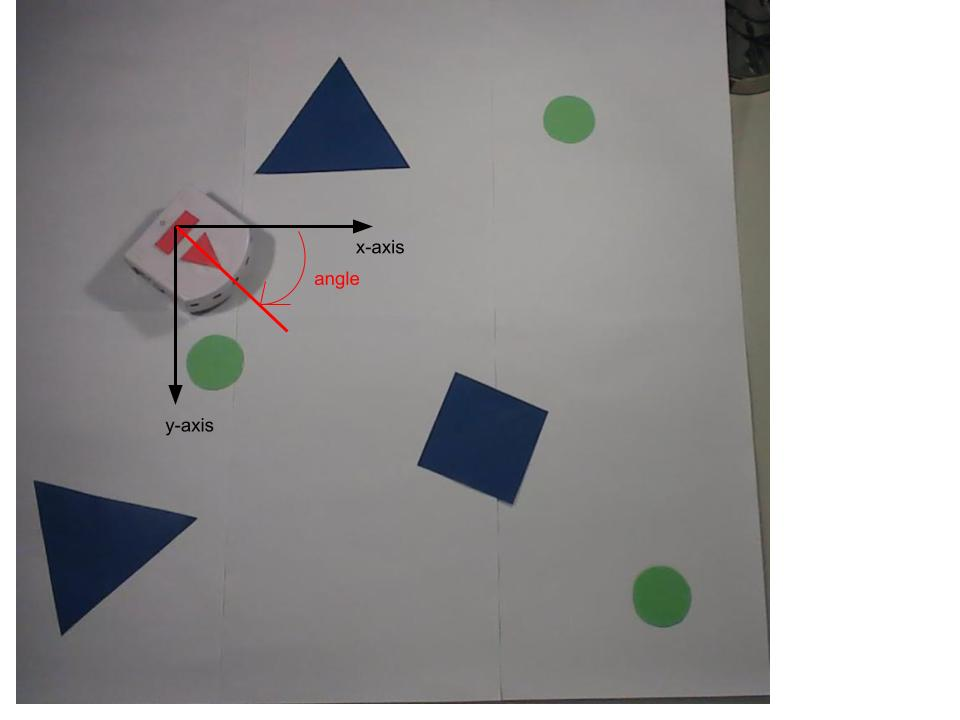
#> input picture Images report/Angle robot.jpg, 960 x 720 px
$ python -i ComputerVisionFinale2.py   (imports and definitions only)
#> lines starting #> are read from the running program, lines starting #| are printed output that depends on the picture; after the words box and inside, x2 and y2 are one past the last pixel; in counts of white or black regions, pixels touching at a corner belong together
#!/usr/bin/env python
# coding: utf-8

# In[ ]:


import cv2
import time
import math

import numpy as np

# --------------------------------------Secondary Functions-----------------------------------------------

def centroid(vertexes):
    x_list = [vertex [0][0] for vertex in vertexes]
    y_list = [vertex [0][1] for vertex in vertexes]
    length = len(vertexes)
    x = np.int0(sum(x_list) / length)
    y = np.int0(sum(y_list) / length)

    return(x, y)

# Expansion

def expand(centroid, vertexes, px_factor):

    half_thymio = 55*(1/px_factor) # Thymio's half width - converted from mm to pixels
    new_corners = []

    for vertex in vertexes:
        dist = [(vertex[0][0] - centroid[0]), (vertex[0][1] - centroid[1])]
        angle = np.arctan2(dist[1], dist[0])
        new_coord = [vertex[0][0] + np.cos(angle)*half_thymio, vertex[0][1] + np.sin(angle)*half_thymio]
        new_corners.append(new_coord)

    new_corners = np.int0(new_corners)
    return new_corners

def color_detect(pic, low, high):

    image=cv2.cvtColor(pic, cv2.COLOR_BGR2HSV)
    mask=cv2.inRange(pic, low, high)
    image=cv2.blur(pic, (5, 5))
    mask=cv2.erode(mask, None, iterations=4)
    mask=cv2.dilate(mask, None, iterations=4)

    color_img =cv2.bitwise_and(pic, pic, mask=mask)

    return color_img, mask

def goals(pic):

    low_yellow = np.array([200,60,60])
    high_yellow = np.array([254,255,150])

    goals_loc = []

    # Extract goals from original image through color detection
    img_goals, mask_goals = color_detect(pic, low_yellow, high_yellow)

    # Extract centers of goals
    contours=cv2.findContours(mask_goals, cv2.RETR_EXTERNAL, cv2.CHAIN_APPROX_SIMPLE)[-2]

    for cont in contours:

        ((x, y), rayon)=cv2.minEnclosingCircle(cont)
        goals_loc.append((x,y))

    goals_loc = np.int0(goals_loc)

    #draw centers of goals
    for cent in goals_loc:
        cv2.circle(img_goals, cent, 5, (255, 0, 0) , -1)

    return goals_loc, img_goals

def obstacles(img):

    low_blue = np.array([45,50,70])
    high_blue = np.array([80,255,255])
    corners=[]
    new_corners=[]
    centroids=[]

    img_obst, mask_obst = color_detect(img, low_blue, high_blue)
    contours, hierarchy = cv2.findContours(mask_obst, cv2.RETR_EXTERNAL, cv2.CHAIN_APPROX_SIMPLE)
    #cv2.drawContours(image=img2, contours=contours, contourIdx=-1, color=(0, 255, 0), thickness=2, lineType=cv2.LINE_AA)

    for cont in contours:
        epsilon = 0.08 * cv2.arcLength(cont, True)
        approx = cv2.approxPolyDP(cont, epsilon, True)
        if(len(approx)>2):
            cv2.drawContours(img, [approx], -1, (255, 0, 0), 2)
            corners.append(approx)
            if(len(approx) == 3):
                Pix_to_mm = pix_to_mm(approx)

    # From extracted corners, define middle point of each object and create vertex (by 'expanding' corners)

    for i in range(0, len(corners)):
        centroids.append(centroid(corners[i]))
        #cv2.circle(poly_copy, centroids[i], 5, (255, 0, 0) , -1)# Just to check if the centroids are good
        new_corners.append(expand(centroids[i], corners[i], Pix_to_mm))   # Determine expanded corners (to take into account thymio width)

        for corn in new_corners[i]:
            cv2.circle(img_obst, corn, 3, (255, 0, 0) , -1)

    return new_corners, Pix_to_mm, img_obst

def pix_to_mm(triangle):

    len_in_px = 0
    len_in_mm = 30 # To define...

    for corn1 in triangle:
        for corn2 in triangle:
            if(np.any(corn1 != corn2)):
                dist = math.dist(corn1[0], corn2[0])
                if(dist > len_in_px):
                    len_in_px = dist

    px_to_mm = len_in_mm/len_in_px

    return px_to_mm

def start(img):

    low_red = np.array([115,20,20])
    high_red = np.array([180,100,150])

    corners = [(0,0), (0,0)]
    centers = []
    start = []

    img_angle, mask_angle = color_detect(img, low_red, high_red)
    contours, hierarchy = cv2.findContours(mask_angle, cv2.RETR_EXTERNAL, cv2.CHAIN_APPROX_SIMPLE)

    for cont in contours:

        epsilon = 0.1 * cv2.arcLength(cont, True)
        approx = cv2.approxPolyDP(cont, epsilon, True)

        if(len(approx)==4):
            start = centroid(approx)

    return start


# --------------------------------------Main Functions-----------------------------------------------

def Init(image):

    start_pos = start(image)
    vertexes, px_to_mm, img_obst = obstacles(image)
    goals_pos, img_goals = goals(image)

    return start_pos, vertexes, goals_pos, px_to_mm

# [49 lines left out: function vision, not called in this run]

>>> import cv2
>>> picture = cv2.imread('Images report/Angle robot.jpg')
#> picture is the input picture: shape (720, 960, 3); mean B, G, R 155.9, 155.3, 156.1
>>> result = Init(picture)
#> in color_detect, `image=cv2.cvtColor(pic, cv2.COLOR_BGR2HSV)`: image: shape (720, 960, 3); mean H, S, V 69, 14.7, 158.6
#> in color_detect, `mask=cv2.inRange(pic, low, high)`:
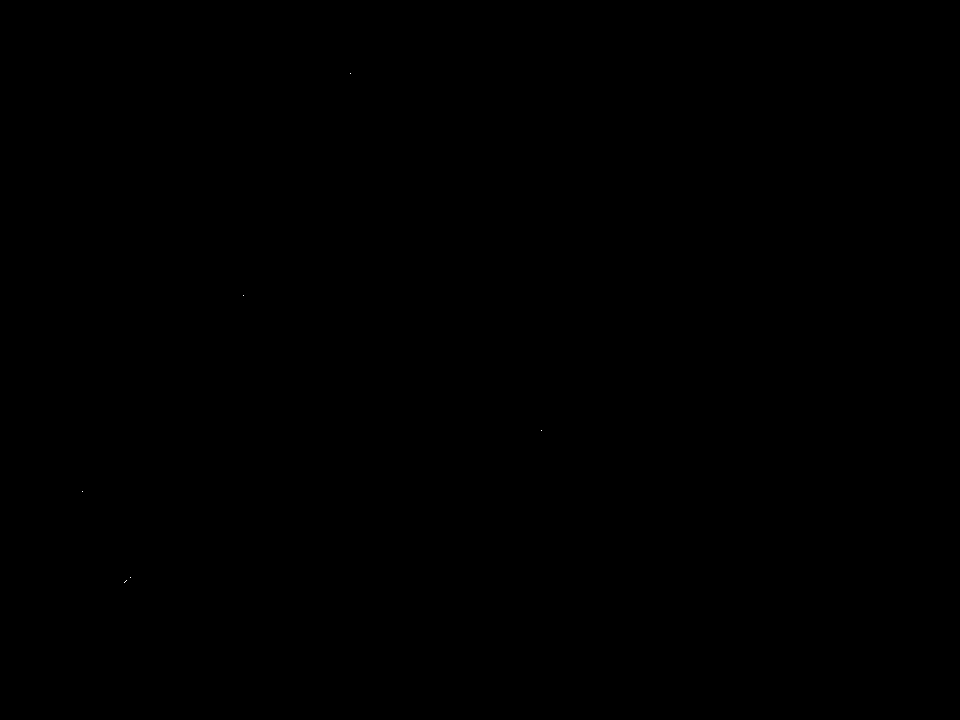
#> mask: shape (720, 960); 0% white in thin lines or dots, all inside (x1, y1, x2, y2) = (82, 73, 542, 583)
#> in color_detect, `mask=cv2.erode(mask, None, iterations=4)`: mask: shape (720, 960); every value is 0
#> in color_detect, `color_img =cv2.bitwise_and(pic, pic, mask=mask)`: color_img: shape (720, 960, 3); every value is 0
#> in start, `contours, hierarchy = cv2.findContours(mask_angle, cv2.RETR_EXTERNAL, ..`: contours = []
#> in color_detect (call 2), `mask=cv2.inRange(pic, low, high)`:
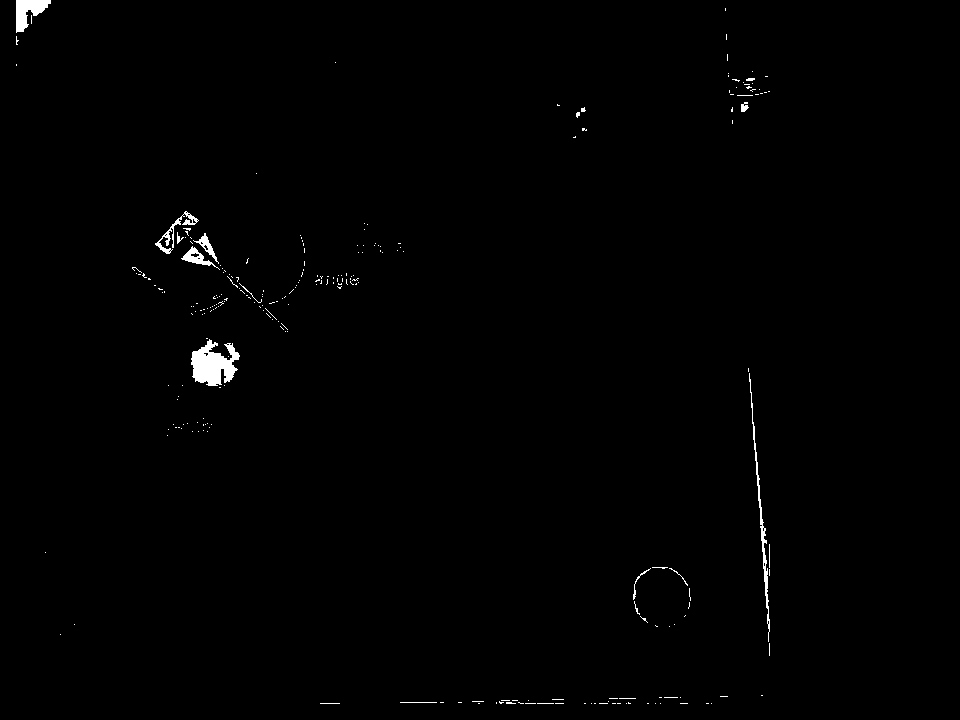
#> mask: shape (720, 960); 0.66% white; 255 white regions (239 under 20 px), largest, box (x1, y1, x2, y2) and area: (191, 339, 240, 386) 1389, (16, 0, 51, 33) 612, (749, 373, 770, 642) 582
#> in color_detect (call 2), `mask=cv2.erode(mask, None, iterations=4)`: mask: shape (720, 960); 0.09% white; 3 white regions (1 under 20 px), largest, box (x1, y1, x2, y2) and area: (196, 355, 228, 380) 410, (20, 0, 44, 25) 195
#> in color_detect (call 2), `mask=cv2.dilate(mask, None, iterations=4)`:
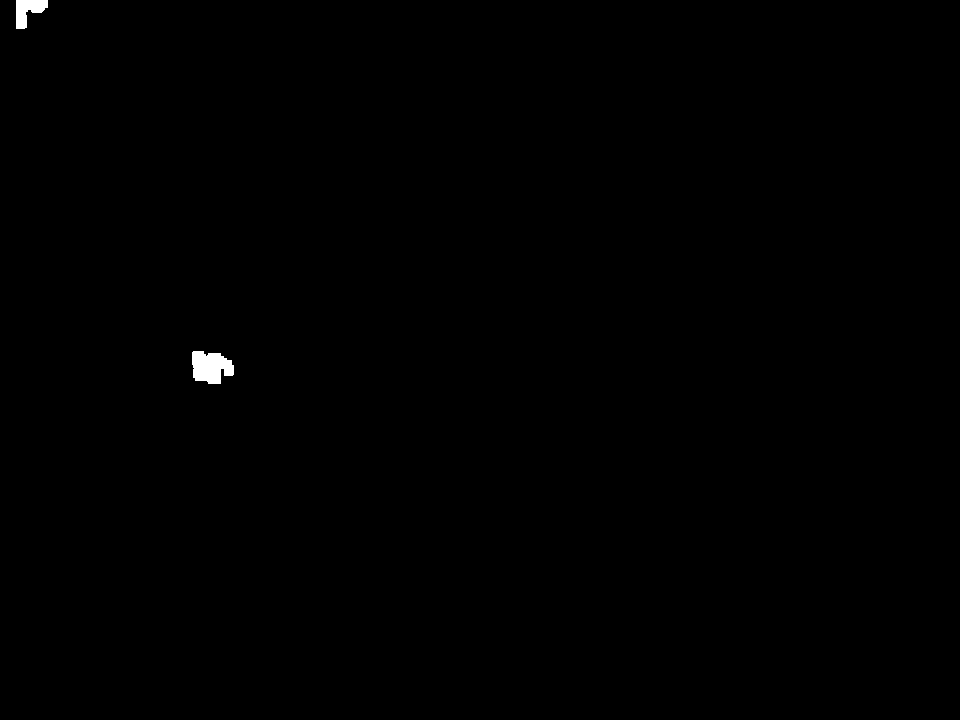
#> mask: shape (720, 960); 0.23% white; 2 white regions
#> in obstacles, `contours, hierarchy = cv2.findContours(mask_obst, cv2.RETR_EXTERNAL, c..`: contours = 2 contours; box (x1, y1, x2, y2) and area: (192, 351, 234, 384) 963, (16, 0, 48, 29) 496
#> the loop in obstacles, `for cont in contours:` made 2 passes
#> (epsilon, approx, len_in_mm in pix_to_mm, px_to_mm in pix_to_mm, Pix_to_mm) on passes 1 to 2: (12.6, [[192, 352], [195, 380], [233, 374]], 30, 0.645, 0.645), (9.61, [[16, 28], [47, 0], [16, 0]], 30, 0.718, 0.718)
#> after the loop in obstacles, `for cont in contours:`:
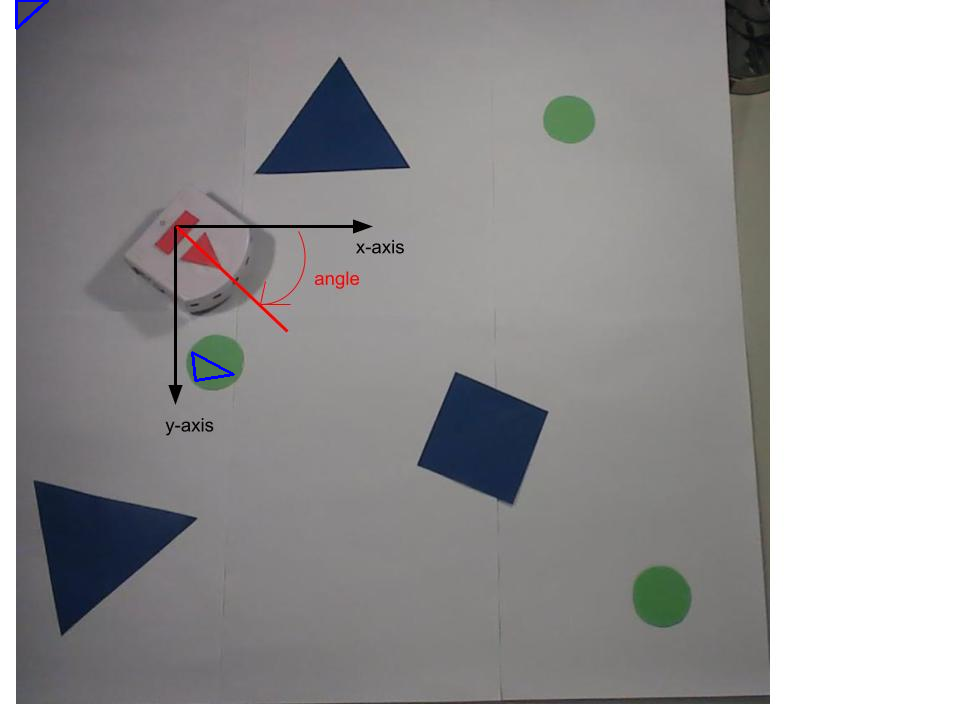
#> img: shape (720, 960, 3); 0.08% of pixels changed, all inside (x1, y1, x2, y2) = (15, 0, 235, 382)
#> after the loop in obstacles, `for cont in contours:`: corners = 2 contours; box (x1, y1, x2, y2) and area: (192, 352, 234, 381) 541, (16, 0, 48, 29) 434
#> the loop in obstacles, `for i in range(0, len(corners)):` made 2 passes
#> (half_thymio in expand, new_corners in expand) on passes 1 to 2: (76.58, [[141, 294], [143, 436], [307, 390]]), (76.58, [[-19, 95], [117, -30], [-40, -51]])
#> after the loop in obstacles, `for i in range(0, len(corners)):`:
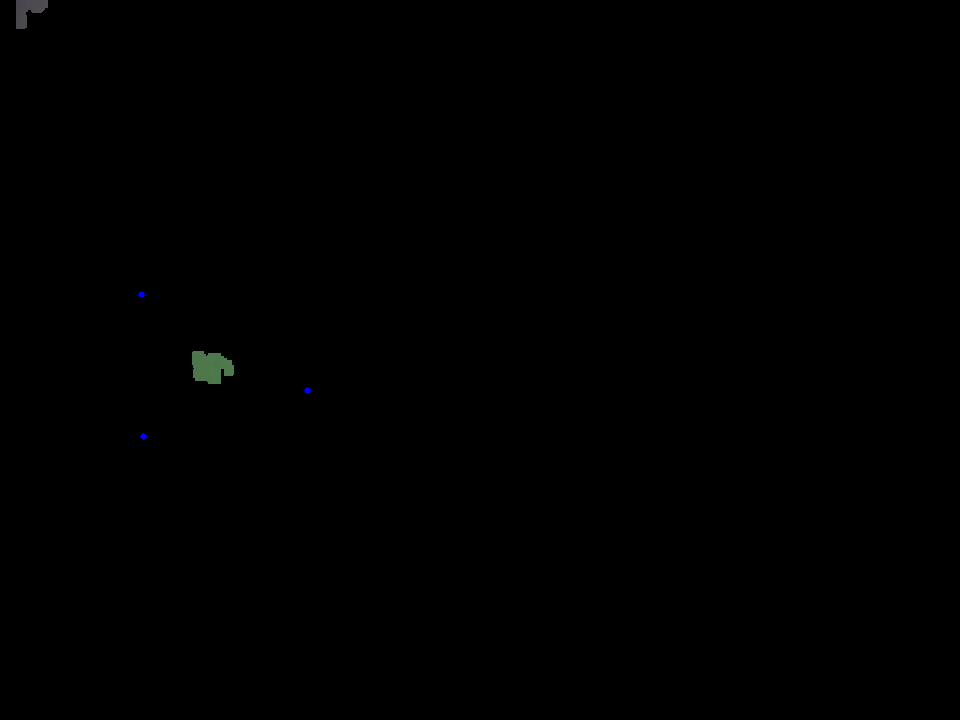
#> img_obst: shape (720, 960, 3); mean B, G, R 0.2, 0.2, 0.2
#> after the loop in obstacles, `for i in range(0, len(corners)):`: centroids = [(206, 368), (26, 9)]; new_corners = [[[141, 294], [143, 436], [307, 390]], [[-19, 95], [117, -30], [-40, -51]]]
#> in Init, `vertexes, px_to_mm, img_obst = obstacles(image)`: vertexes has the same summary as new_corners in obstacles; px_to_mm = 0.718
#> in color_detect (call 3), `image=cv2.cvtColor(pic, cv2.COLOR_BGR2HSV)`: image: shape (720, 960, 3); mean H, S, V 69.1, 14.9, 158.7
#> in goals, `contours=cv2.findContours(mask_goals, cv2.RETR_EXTERNAL, cv2.CHAIN_APP..`: contours = []
#> in goals, `goals_loc = np.int0(goals_loc)`: goals_loc = empty array
#> result = ([], [[[141, 294], [143, 436], [307, 390]], [[-19, 95], [117, -30], [-40, -51]]], empty array, 0.718)

$ run again, on Images report/image_vision.jpg
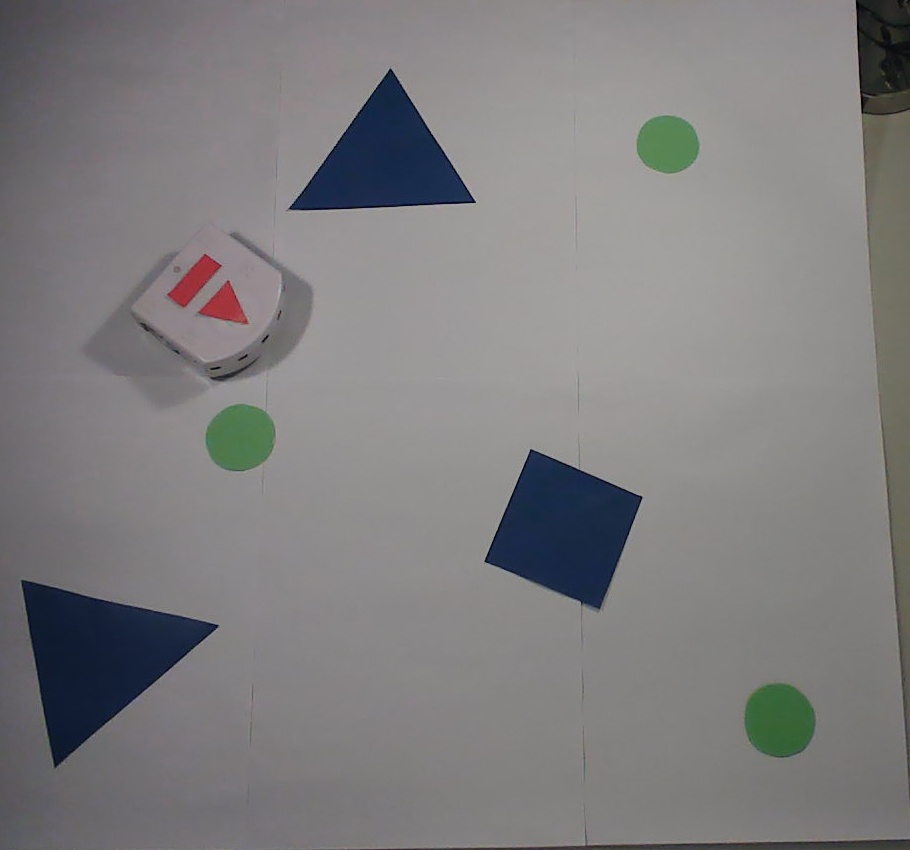
#> input picture Images report/image_vision.jpg, 910 x 850 px
#> picture is the input picture: shape (850, 910, 3); mean B, G, R 126.6, 125.7, 126.7
#> color_img: shape (850, 910, 3); every value is 0
#> in start, `contours, hierarchy = cv2.findContours(mask_angle, cv2.RETR_EXTERNAL, ..`: contours = []
#> in obstacles, `contours, hierarchy = cv2.findContours(mask_obst, cv2.RETR_EXTERNAL, c..`: contours = 4 contours; box (x1, y1, x2, y2) and area: (211, 416, 263, 464) 1512, (0, 0, 32, 23) 550, (215, 293, 240, 319) 482, (0, 24, 11, 40) 142
#> the loop in obstacles, `for cont in contours:` made 4 passes
#> (epsilon, approx, len_in_mm in pix_to_mm, px_to_mm in pix_to_mm, Pix_to_mm) on pass 1: (20.63, [[213, 425], [221, 461], [262, 451]], 30, 0.541, 0.541)
#> after the loop in obstacles, `for cont in contours:`:
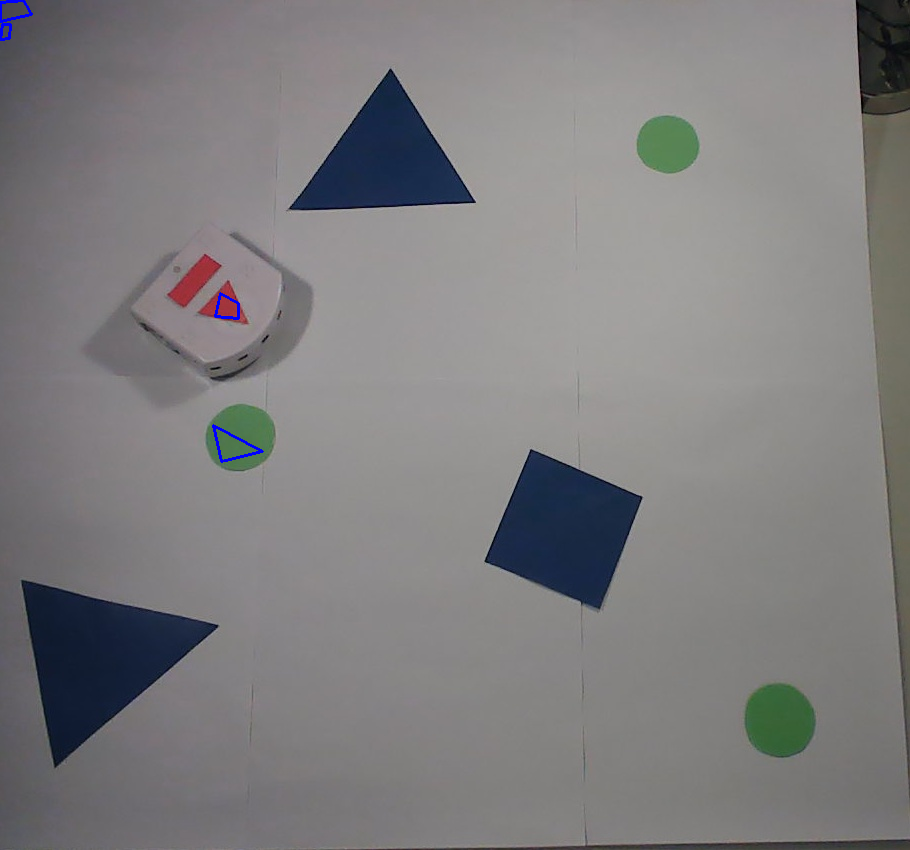
#> img: shape (850, 910, 3); 0.12% of pixels changed, all inside (x1, y1, x2, y2) = (0, 0, 264, 463)
#> after the loop in obstacles, `for cont in contours:`: corners = 4 contours; box (x1, y1, x2, y2) and area: (213, 425, 263, 462) 778, (0, 0, 32, 22) 464, (215, 293, 239, 319) 404, (0, 24, 11, 40) 122
#> the loop in obstacles, `for i in range(0, len(corners)):` made 4 passes
#> new_corners in expand on passes 1 to 4: [[142, 351], [163, 544], [361, 470]], [[174, 202], [133, 377], [309, 389], [333, 268]], [[-38, -69], [-53, 125], [59, 126], [69, -58]], [[-89, -46], [-74, 89], [128, 41], [98, -68]]
#> after the loop in obstacles, `for i in range(0, len(corners)):`:
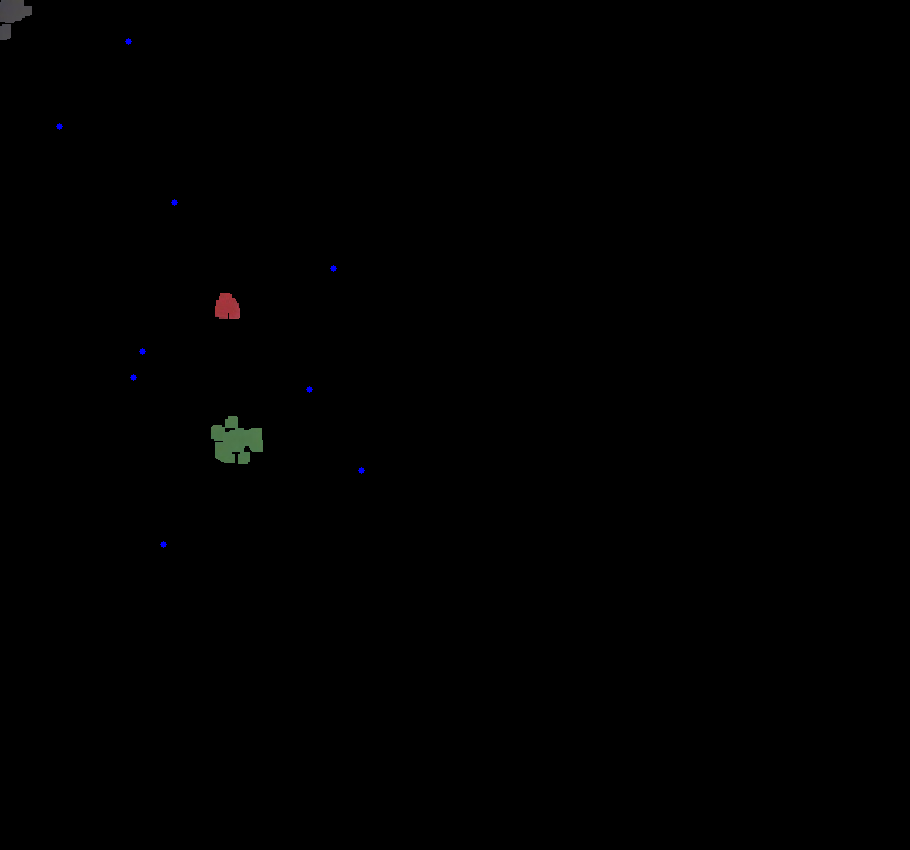
#> img_obst: shape (850, 910, 3); mean B, G, R 0.4, 0.4, 0.3
#> after the loop in obstacles, `for i in range(0, len(corners)):`: centroids = [(232, 445), (227, 307), (5, 31), (13, 9)]; new_corners = [[[142, 351], [163, 544], [361, 470]], [[174, 202], [133, 377], [309, 389], [333, 268]], [[-38, -69], [-53, 125], [59, 126], [69, -58]], [[-89, -46], [-74, 89], [128, 41], [98, -68]]]
#> in Init, `vertexes, px_to_mm, img_obst = obstacles(image)`: vertexes has the same summary as new_corners in obstacles; px_to_mm = 0.541
#> in goals, `contours=cv2.findContours(mask_goals, cv2.RETR_EXTERNAL, cv2.CHAIN_APP..`: contours = []
#> in goals, `goals_loc = np.int0(goals_loc)`: goals_loc = empty array
#> result = ([], [[[142, 351], [163, 544], [361, 470]], [[174, 202], [133, 377], [309, 389], [333, 268]], [[-38, -69], [-53, 125], [59, 126], [69, -58]], [[-89, -46], [-74, 89], [128, 41], [98, -68]]], empty array, 0.541)
